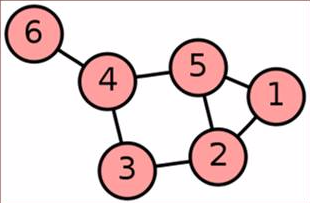
#> input picture vertex recognition/9.png, 310 x 203 px
$ jupyter execute 'Converter 2.ipynb'   (older library calls are emulated)
#> lines starting #> are read from the running program, lines starting #| are printed output that depends on the picture; after the words box and inside, x2 and y2 are one past the last pixel; in counts of white or black regions, pixels touching at a corner belong together
# Поиск окружности на изображении OpenCV

[cell 1]
import cv2
import numpy as np
import imutils
from matplotlib import pyplot as plt

## Нахождение оптимального изображения
### TrackBar

[cell 2]
# name of your image [png, jpg]

name = '9.png'

img = cv2.imread(name)
#> img is the input picture: shape (203, 310, 3); mean B, G, R 215, 214.2, 233

if __name__ == '__main__':
    def nothing(*arg):
        pass

cv2.namedWindow( "result" )
cv2.namedWindow( "settings" )

cv2.createTrackbar('h1', 'settings', 0, 255, nothing)
cv2.createTrackbar('s1', 'settings', 0, 255, nothing)
cv2.createTrackbar('v1', 'settings', 0, 255, nothing)
cv2.createTrackbar('h2', 'settings', 255, 255, nothing)
cv2.createTrackbar('s2', 'settings', 255, 255, nothing)
cv2.createTrackbar('v2', 'settings', 255, 255, nothing)
cv2.createTrackbar('bloor', 'settings', 0, 10, nothing)


while True:
    hsv = cv2.cvtColor(img, cv2.COLOR_BGR2HSV )
#> hsv: shape (203, 310, 3); mean H, S, V 115.4, 32.5, 233.4

    bloor = cv2.getTrackbarPos('bloor', 'settings')
    h1 = cv2.getTrackbarPos('h1', 'settings')
    s1 = cv2.getTrackbarPos('s1', 'settings')
    v1 = cv2.getTrackbarPos('v1', 'settings')
    h2 = cv2.getTrackbarPos('h2', 'settings')
    s2 = cv2.getTrackbarPos('s2', 'settings')
    v2 = cv2.getTrackbarPos('v2', 'settings')

    if bloor % 2 == 0:
        bloor = bloor + 1

    h_min = np.array((h1, s1, v1), np.uint8)
    h_max = np.array((h2, s2, v2), np.uint8)


    hsv = cv2.GaussianBlur(hsv, (bloor, bloor), 2)
    thresh = cv2.inRange(hsv, h_min, h_max)
#> thresh: shape (203, 310); every value is 255

    cv2.imshow('result', thresh)

    ch = cv2.waitKey(5)
#> (key Esc is pressed here)
    if ch == 27:
        break

# Нахождение контуров и преобразование изображения

[cell 3]
# Load an image
imag = cv2.imread('8.png')
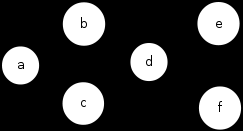
#> input picture vertex recognition/8.png, 243 x 131 px
#> imag is the input picture: shape (131, 243, 3); min 0, max 255, mean 62.5

# Resize an image
if imag.shape[1] > 600:
    imag = imutils.resize(imag, width=600, height=400)
clone = imag.copy()

# Convert to grayscale
gray = cv2.cvtColor(clone, cv2.COLOR_BGR2GRAY)

# Threshold grayscaled image to get binary image
ret,gray_threshed = cv2.threshold(gray,150,255,cv2.THRESH_BINARY)
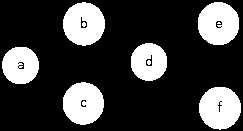
#> gray_threshed: shape (131, 243); 24.3% white; 9 white regions (3 under 20 px), largest, box (x1, y1, x2, y2) and area: (199, 87, 241, 130) 1404, (63, 2, 105, 46) 1391, (198, 2, 239, 45) 1388, (63, 82, 104, 125) 1365, (2, 47, 39, 84) 1078, (131, 43, 167, 81) 1056

# Smooth an image
bilateral_filtered_image = cv2.bilateralFilter(gray_threshed, 5, 175, 175)
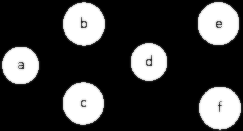
#> bilateral_filtered_image: shape (131, 243); min 0, max 255, mean 61.9

# Find edges
edge_detected_image = cv2.Canny(bilateral_filtered_image, 75, 200)
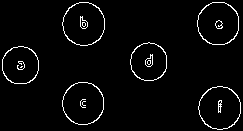
#> edge_detected_image: shape (131, 243); 3.4% white in thin lines or dots

# Find contours
_, contours, _= cv2.findContours(edge_detected_image, cv2.RETR_TREE, cv2.CHAIN_APPROX_SIMPLE)
#> contours = 30 contours, 11 with area under 20; largest, box (x1, y1, x2, y2) and area: (62, 2, 105, 46) 1433, (198, 86, 241, 130) 1419, (197, 2, 239, 45) 1413, (62, 2, 105, 46) 1404, (198, 86, 241, 130) 1387

contour_list = []
for contour in contours:
    approx = cv2.approxPolyDP(contour,0.01*cv2.arcLength(contour,True),True)
    area = cv2.contourArea(contour)
    if ((len(approx) > 8) & (50000 > area > 10000) ):
        contour_list.append(contour)
#> this loop made 30 passes
#> area on passes 1, 2, 3, 7, 8, 11, 12, 15, 16, 17, 18, 21: 1419, 1387, 27, 1384, 1352, 1095, 1068, 1097, 1071, 57.5, 55, 1413
#> after the loop, contour_list = []

# Draw contours
cv2.drawContours(clone, contour_list, -1, (255,0,0), 2)

# Displaying the results
cv2.imshow("Original", imag)
cv2.imshow('Smooth', bilateral_filtered_image)
cv2.imshow('Edge', edge_detected_image)
cv2.imshow('Objects Detected',clone)
cv2.waitKey(0)

# Hough Circle Transform

## 1

[cell 4]
import cv2
import numpy as np
import imutils
from matplotlib import pyplot as plt

img = cv2.imread('3.png', 0)
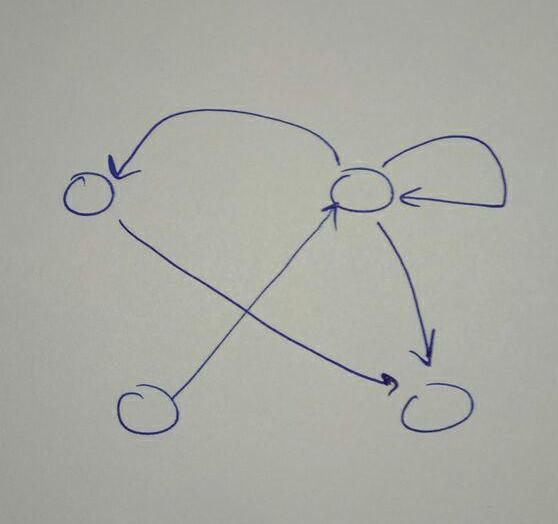
#> input picture vertex recognition/3.png, 558 x 524 px
#> img: shape (524, 558); min 4, max 211, mean 168.6
img = cv2.medianBlur(img,5)
cimg = cv2.cvtColor(img,cv2.COLOR_GRAY2BGR)

circles = cv2.HoughCircles(img,cv2.HOUGH_GRADIENT,1,10,
          param1=50,param2=12,minRadius=0,maxRadius=20)
#> circles = 17 rows, first 8: [91.5, 192.5, 19.4], [80.5, 197.5, 17.2], [348.5, 194.5, 19.4], [450.5, 405.5, 19.4], [136.5, 412.5, 19.4], [375.5, 190.5, 17.2], [162.5, 414.5, 16], [418.5, 414.5, 17.2]

circles = np.uint16(np.around(circles))
#> circles = 17 rows, first 8: [92, 192, 19], [80, 198, 17], [348, 194, 19], [450, 406, 19], [136, 412, 19], [376, 190, 17], [162, 414, 16], [418, 414, 17]
for i in circles[0,:]:
    # draw the outer circle
    cv2.circle(cimg,(i[0],i[1]),i[2],(0,255,0),2)
    # draw the center of the circle
    cv2.circle(cimg,(i[0],i[1]),2,(0,0,255),3)
#> this loop made 17 passes
#> i on passes 1 to 12: [92, 192, 19], [80, 198, 17], [348, 194, 19], [450, 406, 19], [136, 412, 19], [376, 190, 17], [162, 414, 16], [418, 414, 17], [496, 198, 9], [492, 190, 16], [386, 380, 6], [232, 318, 12]
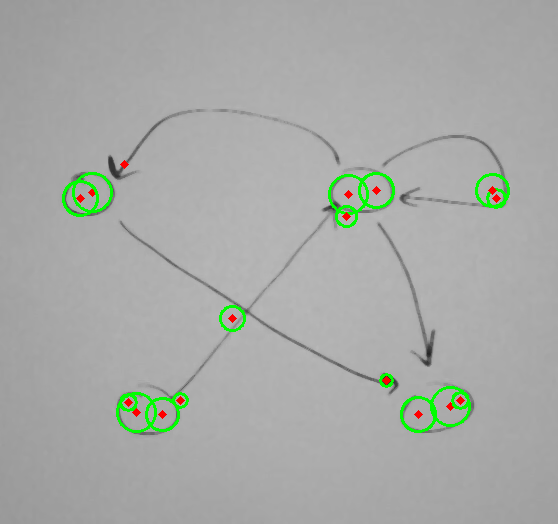
#> cimg: shape (524, 558, 3); mean B, G, R 166.8, 170.2, 167.4

cv2.imshow('detected circles',cimg)
cv2.waitKey(0)

cv2.destroyAllWindows()

## 2

[cell 5]
import sys
import cv2 as cv
import numpy as np

file =  "3.png"

# Loads an image
src = cv.imread(file, cv.IMREAD_COLOR)
#> src is the input picture: shape (524, 558, 3); mean B, G, R 163, 169.6, 168.5
# Check if image is loaded fine
if src is None:
    print ('Error opening image!')
    print ('Usage: hough_circle.py [image_name -- default ' + file + '] \n')


gray = cv.cvtColor(src, cv.COLOR_BGR2GRAY)
#> gray: shape (524, 558)

gray = cv.medianBlur(gray, 5)

rows = gray.shape[0]
#> rows = 524
circles = cv.HoughCircles(gray, cv.HOUGH_GRADIENT, 1, rows / 8,
                          param1=100, param2=30,
                          minRadius=0, maxRadius=30)
#> circles = [[87.5, 194.5, 22.4], [453.5, 405.5, 20], [372.5, 190.5, 21.6], [161.5, 413.5, 17.9]]


if circles is not None:
    circles = np.uint16(np.around(circles))
#> circles = [[88, 194, 22], [454, 406, 20], [372, 190, 22], [162, 414, 18]]
    print(circles)
#| [[[ 88 194  22]
#|   [454 406  20]
#|   [372 190  22]
#|   [162 414  18]]]
    for i in circles[0, :]:
        center = (i[0], i[1])
        print('center=', center, end=' ')
        # circle center
        cv.circle(src, center, 1, (0, 100, 100), 3)
        # circle outline
        radius = i[2]
        print('radius=', radius, end='\n')
        cv.circle(src, center, radius, (255, 0, 255), 3)
#> this loop made 4 passes
#| center= (88, 194) radius= 22
#| center= (454, 406) radius= 20
#| center= (372, 190) radius= 22
#| center= (162, 414) radius= 18
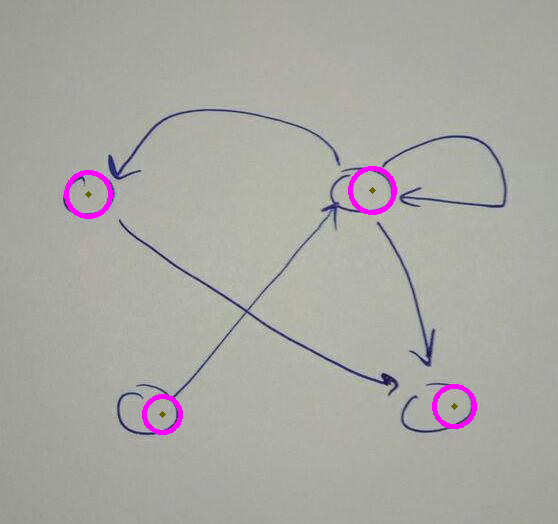
#> src: shape (524, 558, 3); 0.91% of pixels changed, all inside (x1, y1, x2, y2) = (64, 166, 477, 435)


cv.imshow("detected circles", src)
cv.waitKey(0)
#> Out = 27
